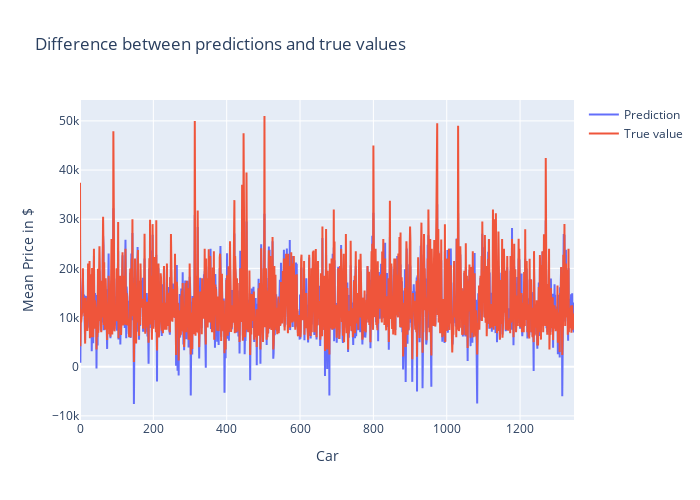

Notebook code for this chart:
### Markdown cell above
#### Diference between predictions and true values

### Code cell
fig = go.Figure()
fig.add_trace(go.Scatter(x=list(range(len(y_pred))), y=y_pred,
                         mode='lines',
                         name='Prediction'))
fig.add_trace(go.Scatter(x=list(range(len(y_test))), y=y_test,
                         mode='lines',
                         name='True value'))
fig.update_layout(title='Difference between predictions and true values ',
                   xaxis_title='Car',
                   yaxis_title='Mean Price in $',
                   width=700,
                   height=500,
                 )


fig.show()

### Figure 1 — Plotly figure (JSON) as saved in the notebook; plotly's stock layout.template omitted (floating-point values rounded to 4 significant figures; data arrays with more than 128 entries replaced by an {"elided": "..."} marker saying what was removed)
{"data": [{"mode": "lines", "name": "Prediction", "type": "scatter", "x": {"elided": "1348 int values"}, "y": {"elided": "1348 float values"}}, {"mode": "lines", "name": "True value", "type": "scatter", "x": {"elided": "1348 int values"}, "y": {"elided": "1348 int values"}}], "layout": {"height": 500, "title": {"text": "Difference between predictions and true values "}, "width": 700, "xaxis": {"title": {"text": "Car"}}, "yaxis": {"title": {"text": "Mean Price in $"}}}}
